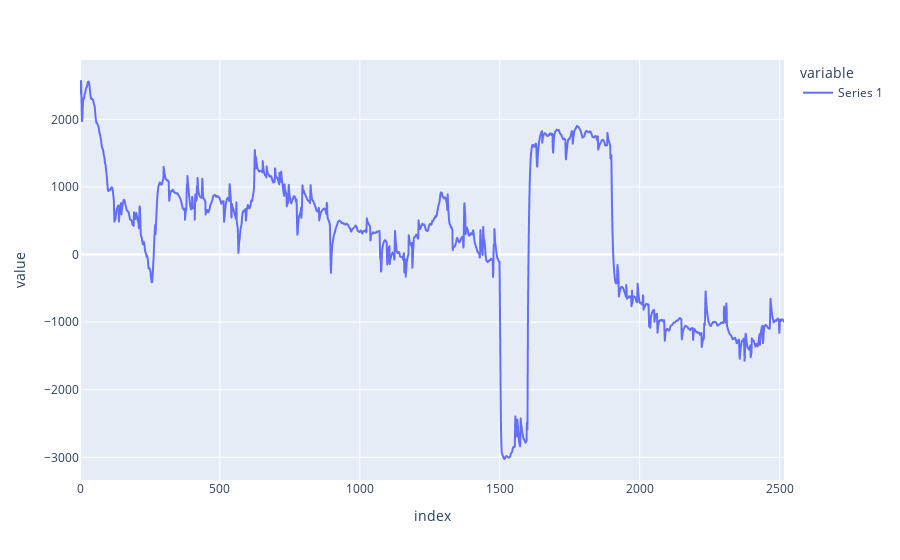
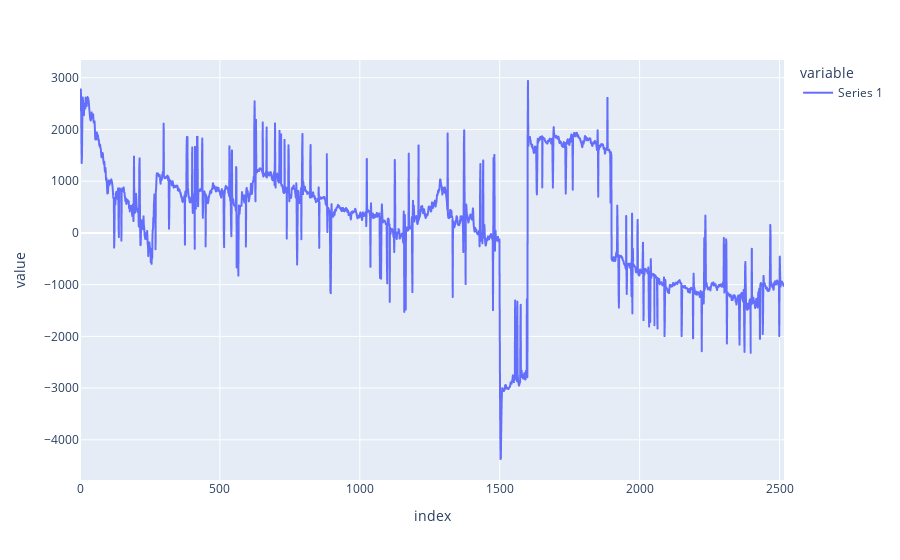

Notebook code for these charts, in order:
### Code cell
import plotly.express as px

fig = px.line(df_clean2)
fig2 = px.line(fast_MA)
fig2.show()
fig.show()

### Figure 1 — Plotly figure (JSON) as saved in the notebook; plotly's stock layout.template omitted (floating-point values rounded to 4 significant figures; data arrays with more than 128 entries replaced by an {"elided": "..."} marker saying what was removed)
{"data": [{"hovertemplate": "variable=Series 1<br>index=%{x}<br>value=%{y}<extra></extra>", "legendgroup": "Series 1", "line": {"color": "#636efa", "dash": "solid"}, "mode": "lines", "name": "Series 1", "showlegend": true, "type": "scattergl", "x": {"elided": "2517 int values"}, "xaxis": "x", "y": {"elided": "2517 float values"}, "yaxis": "y"}], "layout": {"legend": {"title": {"text": "variable"}, "tracegroupgap": 0}, "margin": {"t": 60}, "xaxis": {"anchor": "y", "domain": [0, 1], "title": {"text": "index"}}, "yaxis": {"anchor": "x", "domain": [0, 1], "title": {"text": "value"}}}}

### Figure 2 — Plotly figure (JSON) as saved in the notebook; plotly's stock layout.template omitted (floating-point values rounded to 4 significant figures; data arrays with more than 128 entries replaced by an {"elided": "..."} marker saying what was removed)
{"data": [{"hovertemplate": "variable=Series 1<br>index=%{x}<br>value=%{y}<extra></extra>", "legendgroup": "Series 1", "line": {"color": "#636efa", "dash": "solid"}, "mode": "lines", "name": "Series 1", "showlegend": true, "type": "scattergl", "x": {"elided": "2517 int values"}, "xaxis": "x", "y": {"elided": "2517 float values"}, "yaxis": "y"}], "layout": {"legend": {"title": {"text": "variable"}, "tracegroupgap": 0}, "margin": {"t": 60}, "xaxis": {"anchor": "y", "domain": [0, 1], "title": {"text": "index"}}, "yaxis": {"anchor": "x", "domain": [0, 1], "title": {"text": "value"}}}}
